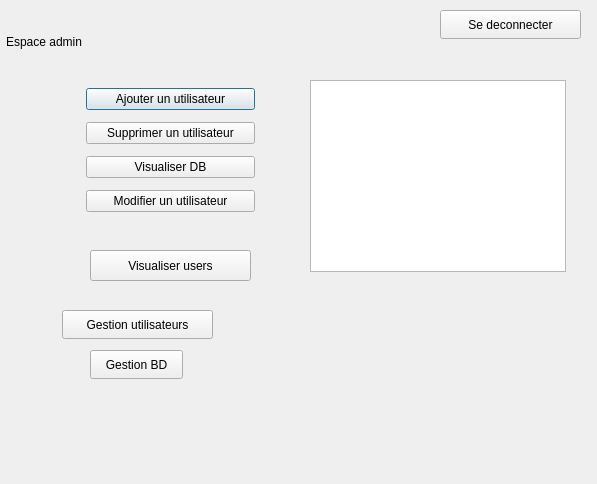
<?xml version="1.0" encoding="UTF-8"?>
<ui version="4.0">
 <class>AdminInterface</class>
 <widget class="QDialog" name="AdminInterface">
  <property name="geometry">
   <rect>
    <x>0</x>
    <y>0</y>
    <width>597</width>
    <height>484</height>
   </rect>
  </property>
  <property name="windowTitle">
   <string>Dialog</string>
  </property>
  <widget class="QLabel" name="label">
   <property name="geometry">
    <rect>
     <x>6</x>
     <y>32</y>
     <width>111</width>
     <height>20</height>
    </rect>
   </property>
   <property name="text">
    <string>Espace admin</string>
   </property>
  </widget>
  <widget class="QWidget" name="layoutWidget">
   <property name="geometry">
    <rect>
     <x>86</x>
     <y>82</y>
     <width>169</width>
     <height>139</height>
    </rect>
   </property>
   <layout class="QVBoxLayout" name="verticalLayout">
    <item>
     <widget class="QPushButton" name="pushButton_adminAddUser">
      <property name="text">
       <string>Ajouter un utilisateur</string>
      </property>
     </widget>
    </item>
    <item>
     <widget class="QPushButton" name="pushButton_adminDeleteUser">
      <property name="text">
       <string>Supprimer un utilisateur</string>
      </property>
     </widget>
    </item>
    <item>
     <widget class="QPushButton" name="pushButton_adminShowDb">
      <property name="text">
       <string>Visualiser DB</string>
      </property>
     </widget>
    </item>
    <item>
     <widget class="QPushButton" name="pushButton_adminModifyUser">
      <property name="text">
       <string>Modifier un utilisateur</string>
      </property>
     </widget>
    </item>
   </layout>
  </widget>
  <widget class="QPushButton" name="pushButton_admin_deconnexion">
   <property name="geometry">
    <rect>
     <x>440</x>
     <y>10</y>
     <width>141</width>
     <height>29</height>
    </rect>
   </property>
   <property name="text">
    <string>Se deconnecter</string>
   </property>
  </widget>
  <widget class="QPushButton" name="pushButton_adminShowUsersList">
   <property name="geometry">
    <rect>
     <x>90</x>
     <y>250</y>
     <width>161</width>
     <height>31</height>
    </rect>
   </property>
   <property name="text">
    <string>Visualiser users</string>
   </property>
  </widget>
  <widget class="QTableView" name="tableView_admin">
   <property name="geometry">
    <rect>
     <x>310</x>
     <y>80</y>
     <width>256</width>
     <height>192</height>
    </rect>
   </property>
  </widget>
  <widget class="QPushButton" name="pushButton_adminGestionUsers">
   <property name="geometry">
    <rect>
     <x>62</x>
     <y>310</y>
     <width>151</width>
     <height>29</height>
    </rect>
   </property>
   <property name="text">
    <string>Gestion utilisateurs</string>
   </property>
  </widget>
  <widget class="QPushButton" name="pushButton_2">
   <property name="geometry">
    <rect>
     <x>90</x>
     <y>350</y>
     <width>93</width>
     <height>29</height>
    </rect>
   </property>
   <property name="text">
    <string>Gestion BD</string>
   </property>
  </widget>
 </widget>
 <resources/>
 <connections/>
</ui>
